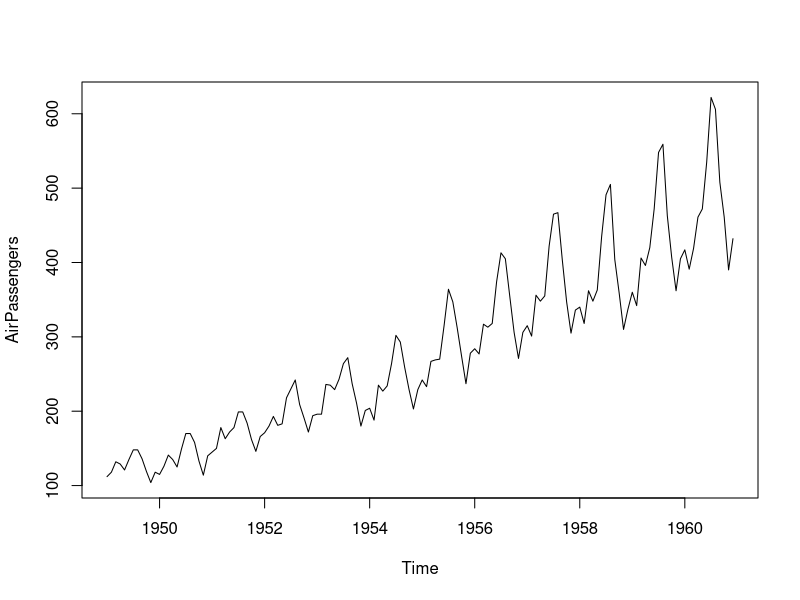
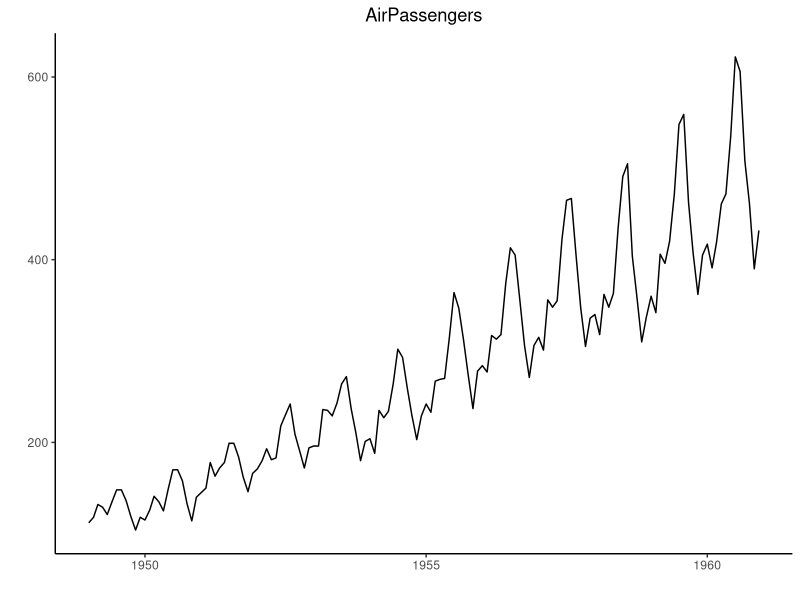
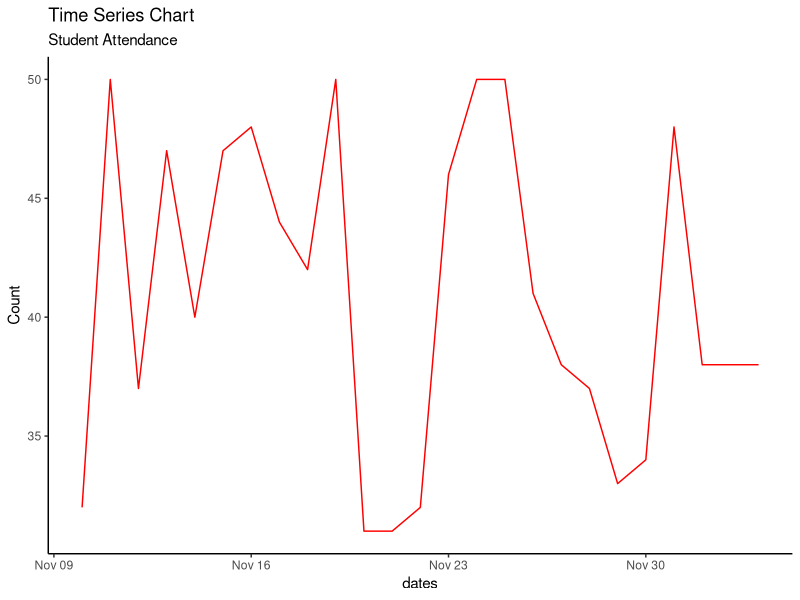
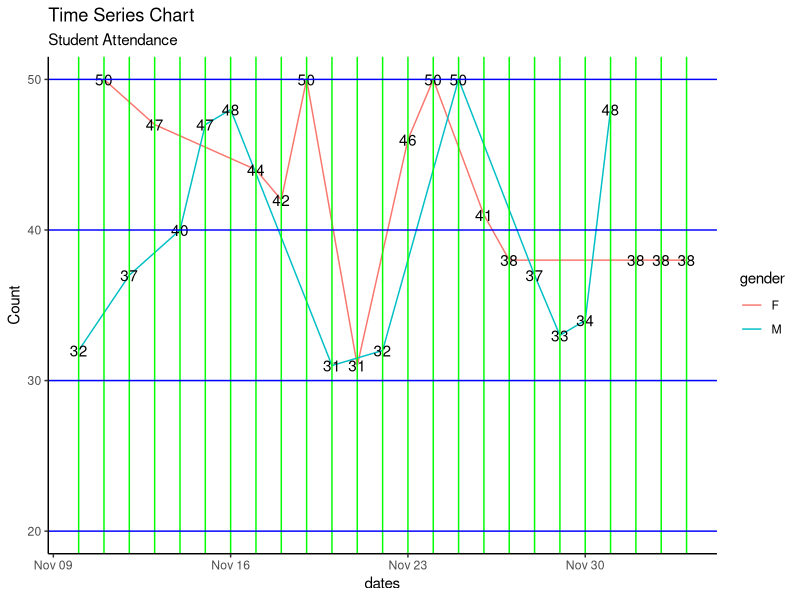

Reproduce these figures in R, in order.
#ggplot - Time Series

library(ggplot2)
library(ggfortify)


#base
plot(AirPassengers)



## From Timeseries object (ts)
theme_set(theme_classic())

# Plot 
autoplot(AirPassengers) +   labs(title="AirPassengers") +   theme(plot.title = element_text(hjust=0.5))

(dates = Sys.Date())
(dates = Sys.Date() - 1:25)
(scount = sample(30:50, size=25, replace=T))
(gender = sample(c('M','F'), size=25, replace=T))
(attendance = data.frame(dates, scount, gender))

ggplot(attendance, aes(x=dates)) +   geom_line(aes(y=scount), color='red') +  labs(title="Time Series Chart",   subtitle="Student Attendance", y="Count")

ggplot(attendance, aes(x=dates)) +   geom_line(aes(y=scount, color=gender)) +  labs(title="Time Series Chart",   subtitle="Student Attendance", y="Count") + geom_text(aes(label=scount, y=scount)) + geom_vline(xintercept = dates, color='green') + geom_hline(yintercept = c(20,30,40,50), color='blue')

                                               
